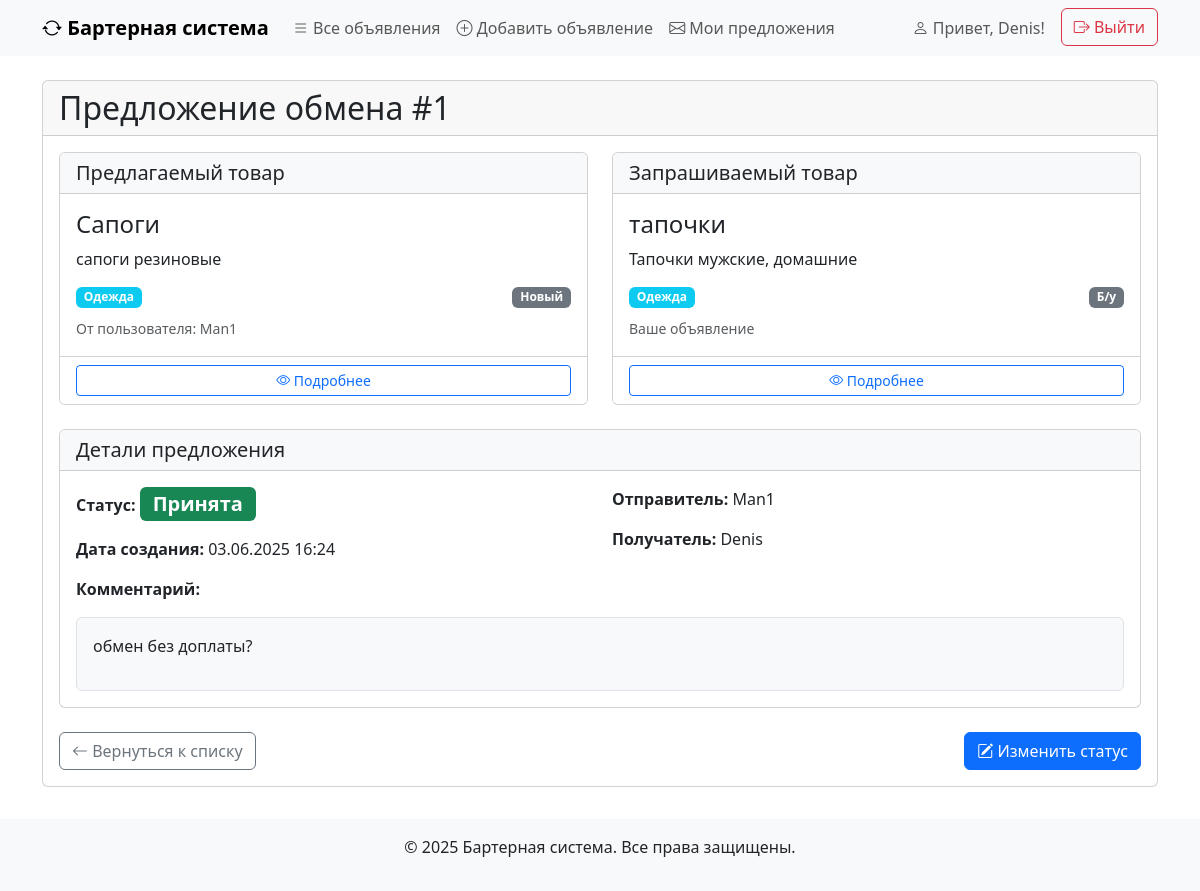
The page /proposal/1/ (signed in) on the database as committed earlier.
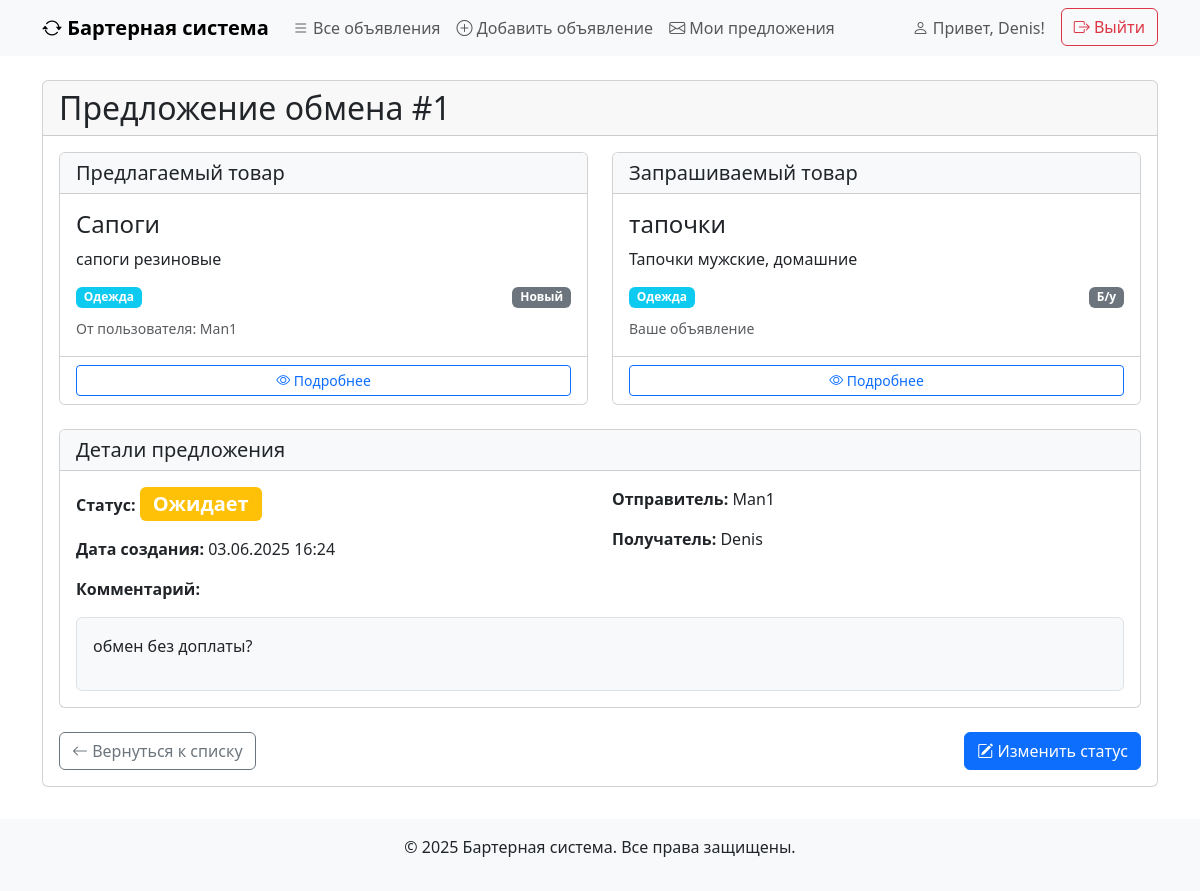
The same page on the database as committed later.
### ads/models.py (models this page shows, shortened)
class ExchangeProposal(models.Model):
    STATUS_CHOICES = [
        ('pending', 'Ожидает'),
        ('accepted', 'Принята'),
        ('rejected', 'Отклонена'),
    ]
    ad_sender = models.ForeignKey(
        Ad,
        on_delete=models.CASCADE,
        related_name='sent_proposals',
        verbose_name='Предлагаемое объявление'
    )
    ad_receiver = models.ForeignKey(
        Ad,
        on_delete=models.CASCADE,
        related_name='received_proposals',
        verbose_name='Запрашиваемое объявление'
    )
    comment = models.TextField(verbose_name='Комментарий')
    status = models.CharField(
        max_length=20,
        choices=STATUS_CHOICES,
        default='pending',
        verbose_name='Статус'
    )
    created_at = models.DateTimeField(auto_now_add=True, verbose_name='Дата создания')
    def get_status_display(self):
        return dict(self.STATUS_CHOICES).get(self.status, self.status)

class Ad(models.Model):
    CATEGORY_CHOICES = [
        ('electronics', 'Электроника'),
        ('books', 'Книги'),
        ('clothes', 'Одежда'),
        ('furniture', 'Мебель'),
        ('other', 'Другое'),
    ]
    CONDITION_CHOICES = [
        ('new', 'Новый'),
        ('used', 'Б/у'),
        ('broken', 'Требует ремонта'),
    ]
    user = models.ForeignKey(
        User,
        on_delete=models.CASCADE,
        related_name='ads',
        verbose_name='Пользователь'
    )
    title = models.CharField(max_length=200, verbose_name='Заголовок')
    description = models.TextField(verbose_name='Описание')
    image_url = models.URLField(blank=True, null=True, verbose_name='Ссылка на изображение')
    category = models.CharField(max_length=50, choices=CATEGORY_CHOICES, verbose_name='Категория')
    condition = models.CharField(max_length=20, choices=CONDITION_CHOICES, verbose_name='Состояние')
    created_at = models.DateTimeField(auto_now_add=True, verbose_name='Дата создания')
    def get_category_display(self):
        return dict(self.CATEGORY_CHOICES).get(self.category, self.category)
    def get_condition_display(self):
        return dict(self.CONDITION_CHOICES).get(self.condition, self.condition)

### ads/views.py (the view)
# urls.py: path('proposal/<int:pk>/', ExchangeProposalDetailView.as_view(), name='proposal-detail'),
class ExchangeProposalDetailView(LoginRequiredMixin, DetailView):
    model = ExchangeProposal
    template_name = 'ads/proposal_detail.html'
    context_object_name = 'proposal'  # Явно задаем имя контекста
    queryset = ExchangeProposal.objects.select_related(
        'ad_sender',
        'ad_sender__user',
        'ad_receiver',
        'ad_receiver__user'
    )
    def get_context_data(self, **kwargs):
        context = super().get_context_data(**kwargs)
        proposal = self.object
        context['can_update'] = False
        if proposal.ad_receiver and proposal.ad_receiver.user == self.request.user:
            context['can_update'] = True
        context['ad_sender'] = proposal.ad_sender
        context['ad_receiver'] = proposal.ad_receiver
        return context

### ads/templates/ads/proposal_detail.html (shortened to what this page needs)
{% extends 'ads/base.html' %}
{% block content %}
<div class="card mb-4">
    <div class="card-header">
        <h2 class="mb-0">Предложение обмена #{{ proposal.id }}</h2>
    </div>
    <div class="card-body">
        <div class="row mb-4">
            <div class="col-md-6">
                <div class="card h-100">
                    <div class="card-header bg-light">
                        <h5 class="mb-0">Предлагаемый товар</h5>
                    </div>
                    <div class="card-body">
                        {% if ad_sender %}
                            <h4>{{ ad_sender.title }}</h4>
                            <p>{{ ad_sender.description }}</p>
                            <div class="d-flex justify-content-between">
                                <span class="badge bg-info">{{ ad_sender.get_category_display }}</span>
                                <span class="badge bg-secondary">{{ ad_sender.get_condition_display }}</span>
                            </div>
                            <div class="mt-2">
                                <small class="text-muted">От пользователя: {{ ad_sender.user.username }}</small>
                            </div>
                        {% else %}
                            <div class="alert alert-warning">
                                Объявление было удалено
                            </div>
                        {% endif %}
                    </div>
                    <div class="card-footer bg-white">
                        {% if ad_sender %}
                            <a href="{% url 'ad-detail' ad_sender.pk %}"
                               class="btn btn-sm btn-outline-primary w-100">
                                <i class="bi bi-eye"></i> Подробнее
                            </a>
                        {% else %}
                            <button class="btn btn-sm btn-outline-secondary w-100" disabled>
                                <i class="bi bi-eye-slash"></i> Подробнее
                            </button>
                        {% endif %}
                    </div>
                </div>
            </div>
            <div class="col-md-6">
                <div class="card h-100">
                    <div class="card-header bg-light">
                        <h5 class="mb-0">Запрашиваемый товар</h5>
                    </div>
                    <div class="card-body">
                        {% if ad_receiver %}
                            <h4>{{ ad_receiver.title }}</h4>
                            <p>{{ ad_receiver.description }}</p>
                            <div class="d-flex justify-content-between">
                                <span class="badge bg-info">{{ ad_receiver.get_category_display }}</span>
                                <span class="badge bg-secondary">{{ ad_receiver.get_condition_display }}</span>
                            </div>
                            <div class="mt-2">
                                <small class="text-muted">Ваше объявление</small>
                            </div>
                        {% else %}
                            <div class="alert alert-warning">
                                Объявление было удалено
                            </div>
                        {% endif %}
                    </div>
                    <div class="card-footer bg-white">
                        {% if ad_receiver %}
                            <a href="{% url 'ad-detail' ad_receiver.pk %}"
                               class="btn btn-sm btn-outline-primary w-100">
                                <i class="bi bi-eye"></i> Подробнее
                            </a>
                        {% else %}
                            <button class="btn btn-sm btn-outline-secondary w-100" disabled>
                                <i class="bi bi-eye-slash"></i> Подробнее
                            </button>
                        {% endif %}
                    </div>
                </div>
            </div>
        </div>
        <div class="card mb-4">
            <div class="card-header bg-light">
                <h5 class="mb-0">Детали предложения</h5>
            </div>
            <div class="card-body">
                <div class="row">
                    <div class="col-md-6">
                        <p><strong>Статус:</strong>
                            <span class="badge
                                {% if proposal.status == 'pending' %}bg-warning
                                {% elif proposal.status == 'accepted' %}bg-success
                                {% else %}bg-danger{% endif %} fs-5">
                                {{ proposal.get_status_display }}
                            </span>
                        </p>
                        <p><strong>Дата создания:</strong> {{ proposal.created_at|date:"d.m.Y H:i" }}</p>
                    </div>
                    <div class="col-md-6">
                        <p><strong>Отправитель:</strong>
                            {% if ad_sender %}
                                {{ ad_sender.user.username }}
                            {% else %}
                                <span class="text-muted">Удаленный пользователь</span>
                            {% endif %}
                        </p>
                        <p><strong>Получатель:</strong>
                            {% if ad_receiver %}
                                {{ ad_receiver.user.username }}
                            {% else %}
                                <span class="text-muted">Удаленный пользователь</span>
                            {% endif %}
                        </p>
                    </div>
                </div>
                <p><strong>Комментарий:</strong></p>
                <div class="border p-3 bg-light rounded">
                    {{ proposal.comment|linebreaks }}
                </div>
            </div>
        </div>
        <div class="d-flex justify-content-between mt-4">
            <a href="{% url 'proposal-list' %}" class="btn btn-outline-secondary">
                <i class="bi bi-arrow-left"></i> Вернуться к списку
            </a>
            {% if can_update %}
                <a href="{% url 'proposal-update' proposal.id %}" class="btn btn-primary">
                    <i class="bi bi-pencil-square"></i> Изменить статус
                </a>
            {% endif %}
        </div>
    </div>
</div>
{% endblock %}

### ads/templates/ads/base.html (shortened to what this page needs)
<!DOCTYPE html>
<html lang="ru">
<head>
    <link href="https://cdn.jsdelivr.net/npm/bootstrap@5.3.0/dist/css/bootstrap.min.css" rel="stylesheet">
    <link rel="stylesheet" href="https://cdn.jsdelivr.net/npm/bootstrap-icons@1.10.0/font/bootstrap-icons.css">
</head>
<body>
    <nav class="navbar navbar-expand-lg navbar-light bg-light">
        <div class="container">
            <a class="navbar-brand" href="{% url 'ad-list' %}">
                <i class="bi bi-arrow-repeat"></i> Бартерная система
            </a>
            <div class="collapse navbar-collapse" id="navbarNav">
                <ul class="navbar-nav me-auto">
                    <li class="nav-item">
                        <a class="nav-link" href="{% url 'ad-list' %}">
                            <i class="bi bi-list"></i> Все объявления
                        </a>
                    </li>
                    <li class="nav-item">
                        <a class="nav-link" href="{% url 'ad-create' %}">
                            <i class="bi bi-plus-circle"></i> Добавить объявление
                        </a>
                    </li>
                    <li class="nav-item">
                        <a class="nav-link" href="{% url 'proposal-list' %}">
                            <i class="bi bi-envelope"></i> Мои предложения
                        </a>
                    </li>
                </ul>
                <div class="d-flex">
                    {% if user.is_authenticated %}
                        <span class="navbar-text me-3">
                            <i class="bi bi-person"></i> Привет, {{ user.username }}!
                        </span>
                        <form action="{% url 'logout' %}" method="post" class="logout-form">
                            <button type="submit" class="btn btn-outline-danger">
                                <i class="bi bi-box-arrow-right"></i> Выйти
                            </button>
                        </form>
                    {% endif %}
                </div>
            </div>
        </div>
    </nav>
    <div class="container my-4">
        {% block content %}{% endblock %}
    </div>
    <footer class="text-center">
        <div class="container">
            <p>&copy; {% now "Y" %} Бартерная система. Все права защищены.</p>
        </div>
    </footer>
</body>
</html>

### ads/templates/ads/base.html (style rules this page uses)
.navbar-brand { font-weight: 700; }
footer { margin-top: 2rem; padding: 1rem 0; background-color: #f8f9fa; }
.logout-form { display: inline; }

Rows that differ between the two databases and show on the page:
changed ExchangeProposal "обмен без доплаты?": status "Принята" → "Ожидает"
